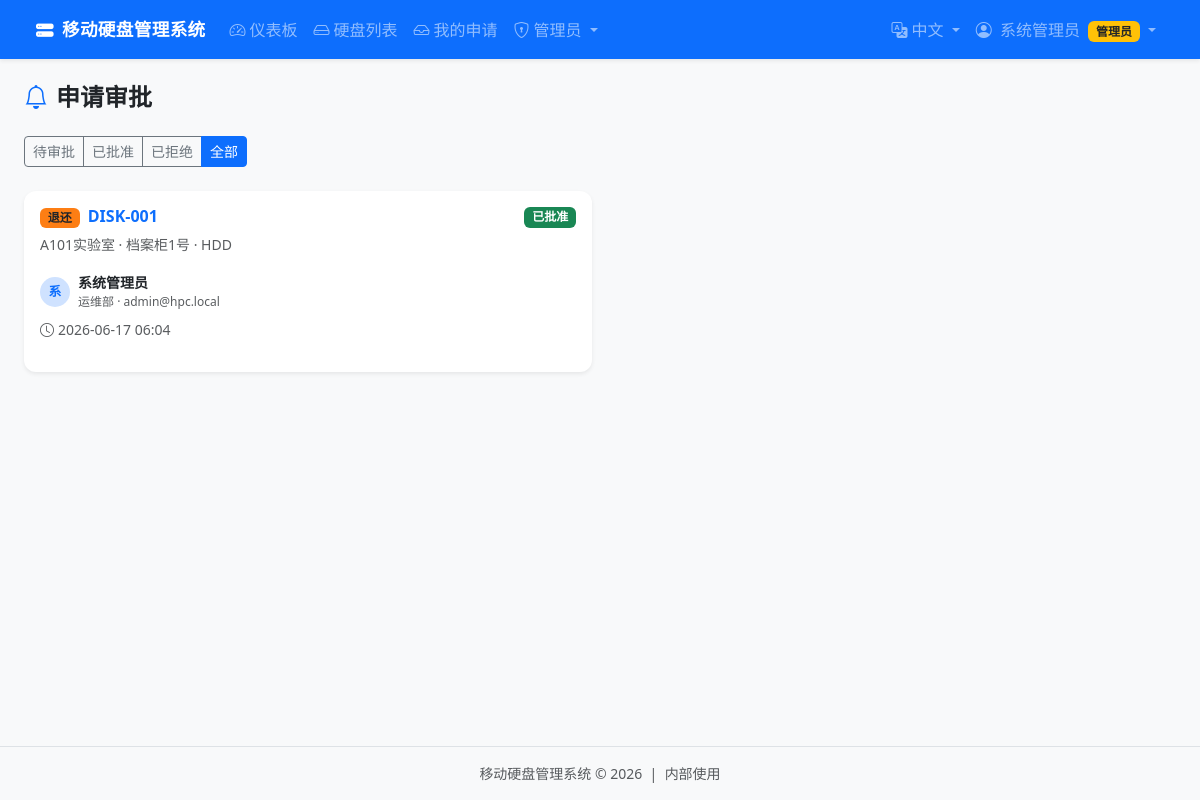
The app's page /admin/requests?status=all (signed in) with its own data.
### app.py (models this page shows, shortened)
class User(db.Model):
    __tablename__ = 'users'
    id            = db.Column(db.Integer, primary_key=True)
    username      = db.Column(db.String(80), unique=True, nullable=False)
    password_hash = db.Column(db.String(256), nullable=False)
    display_name  = db.Column(db.String(120))
    email         = db.Column(db.String(120))
    department    = db.Column(db.String(120))
    role          = db.Column(db.String(20), default='user')   # 'admin' or 'user'
    created_at    = db.Column(db.DateTime, default=datetime.utcnow)
    disks         = db.relationship('Disk', backref='manager', lazy=True,
                                    foreign_keys='Disk.manager_id')
    requests      = db.relationship('DiskRequest', backref='requester', lazy=True,
                                    foreign_keys='DiskRequest.user_id')

class DiskRequest(db.Model):
    __tablename__ = 'disk_requests'
    id           = db.Column(db.Integer, primary_key=True)
    disk_id      = db.Column(db.Integer, db.ForeignKey('disks.id'), nullable=False)
    user_id      = db.Column(db.Integer, db.ForeignKey('users.id'), nullable=False)
    request_type = db.Column(db.String(20), default='manage')     # manage / return
    reason       = db.Column(db.Text)                              # 申请理由
    status       = db.Column(db.String(20), default='pending')    # pending/approved/rejected
    admin_note   = db.Column(db.Text)                             # 管理员备注
    created_at   = db.Column(db.DateTime, default=datetime.utcnow)
    resolved_at  = db.Column(db.DateTime, nullable=True)
    resolved_by  = db.Column(db.Integer, db.ForeignKey('users.id'), nullable=True)

class Disk(db.Model):
    __tablename__ = 'disks'
    id               = db.Column(db.Integer, primary_key=True)
    disk_number      = db.Column(db.String(60), unique=True, nullable=False)  # 编号
    disk_type        = db.Column(db.String(30), default='HDD')                # HDD/SSD/NVMe
    total_space_gb   = db.Column(db.Float, default=0)
    used_space_gb    = db.Column(db.Float, default=0)
    status           = db.Column(db.String(30), default='idle')               # active/idle/faulty/maintenance
    location         = db.Column(db.String(256))                              # 所在地点
    brand            = db.Column(db.String(120))                              # 品牌
    model_name       = db.Column(db.String(120))                              # 型号
    serial_number    = db.Column(db.String(120))                              # S/N 序列号
    part_number      = db.Column(db.String(120))                              # P/N 产品编号
    manager_id       = db.Column(db.Integer, db.ForeignKey('users.id'), nullable=True)
    management_start = db.Column(db.Date, nullable=True)
    notes            = db.Column(db.Text, default='')
    created_at       = db.Column(db.DateTime, default=datetime.utcnow)
    updated_at       = db.Column(db.DateTime, default=datetime.utcnow, onupdate=datetime.utcnow)
    data_entries         = db.relationship('DataEntry', backref='disk', lazy=True,
                                           cascade='all, delete-orphan')
    requests             = db.relationship('DiskRequest', backref='disk', lazy=True,
                                           cascade='all, delete-orphan')
    history              = db.relationship('ManagementHistory', backref='disk', lazy=True,
                                           cascade='all, delete-orphan')
    audit_logs           = db.relationship('AuditLog', backref='disk', lazy=True,
                                           cascade='all, delete-orphan')

### app.py (the view)
@app.route('/admin/requests')
@admin_required
def admin_requests():
    status_filter = request.args.get('status', 'pending')
    query = DiskRequest.query
    if status_filter != 'all':
        query = query.filter_by(status=status_filter)
    reqs = query.order_by(DiskRequest.created_at.desc()).all()
    return render_template('admin/requests.html', requests=reqs, status_filter=status_filter)

### app.py (called while the page is built)
def admin_required(f):
    @wraps(f)
    def decorated(*args, **kwargs):
        if 'user_id' not in session:
            flash(_('flash.login_required'), 'warning')
            return redirect(url_for('login'))
        user = User.query.get(session['user_id'])
        if not user or user.role != 'admin':
            flash(_('flash.admin_required'), 'danger')
            return redirect(url_for('dashboard'))
        return f(*args, **kwargs)
    return decorated

def current_user():
    if 'user_id' in session:
        return User.query.get(session['user_id'])
    return None

def pending_count():
    return DiskRequest.query.filter_by(status='pending').count()

@app.context_processor
def inject_i18n():
    return {
        'lang': get_locale(),
        'IMPORTANCE_LABELS': importance_labels(),
        'BACKUP_LABELS': backup_labels(),
    }

@app.context_processor
def inject_now():
    return {'now': datetime.utcnow()}

### i18n.py (called while the page is built)
def get_locale():
    lang = session.get('lang', DEFAULT_LANGUAGE)
    return lang if lang in SUPPORTED_LANGUAGES else DEFAULT_LANGUAGE

def _(key, **kwargs):
    lang = get_locale()
    text = MESSAGES.get(lang, {}).get(key) or MESSAGES.get(DEFAULT_LANGUAGE, {}).get(key) or key
    if kwargs:
        try:
            return text.format(**kwargs)
        except (KeyError, ValueError):
            return text
    return text

def importance_labels():
    return {k: _(f'importance.{k}') for k in ('critical', 'important', 'normal', 'temp')}

def backup_labels():
    return {k: _(f'backup.{k}') for k in ('backed_up', 'not_backed', 'unknown')}

### templates/admin/requests.html (shortened to what this page needs)
{% extends 'base.html' %}
{% block content %}
<h4 class="fw-bold mb-4">
  <i class="bi bi-bell me-2 text-primary"></i>{{ _('page.admin.requests.title') }}
</h4>
<div class="btn-group mb-4" role="group">
  {% for val, label in [
    ('pending', _('request_status.pending')),
    ('approved', _('request_status.approved')),
    ('rejected', _('request_status.rejected')),
    ('all', _('common.all'))
  ] %}
  <a href="{{ url_for('admin_requests', status=val) }}"
     class="btn btn-{{ 'primary' if status_filter==val else 'outline-secondary' }} btn-sm">
    {{ label }}
  </a>
  {% endfor %}
</div>
{% if requests %}
<div class="row g-3">
  {% for req in requests %}
  <div class="col-12 col-lg-6">
    <div class="card border-0 shadow-sm h-100
      {{ 'border-start border-4 border-warning' if req.status=='pending' else '' }}">
      <div class="card-body">
        <div class="d-flex justify-content-between align-items-start mb-3">
          <div>
            <h6 class="fw-bold mb-1">
              {% if req.request_type == 'return' %}
                <span class="badge bg-orange text-dark me-1" style="background-color:#fd7e14">{{ _('request_type.return_short') }}</span>
              {% else %}
                <span class="badge bg-primary-subtle text-primary me-1">{{ _('request_type.manage') }}</span>
              {% endif %}
              <a href="{{ url_for('disk_detail', disk_id=req.disk_id) }}" class="text-decoration-none">
                {{ req.disk.disk_number }}
              </a>
            </h6>
            <small class="text-muted">
              {{ req.disk.location or '' }}
              {% if req.disk.location and req.disk.disk_type %} · {% endif %}
              {{ req.disk.disk_type }}
            </small>
          </div>
          {% if req.status == 'pending' %}
            <span class="badge bg-warning text-dark">{{ _('request_status.pending') }}</span>
          {% elif req.status == 'approved' %}
            <span class="badge bg-success">{{ _('request_status.approved') }}</span>
          {% else %}
            <span class="badge bg-danger">{{ _('request_status.rejected') }}</span>
          {% endif %}
        </div>
        <div class="d-flex align-items-center gap-2 mb-2">
          <div class="avatar-circle bg-primary-subtle text-primary fw-bold small">
            {{ (req.requester.display_name or req.requester.username)[0] | upper }}
          </div>
          <div>
            <div class="fw-semibold small">{{ req.requester.display_name or req.requester.username }}</div>
            <div class="text-muted" style="font-size:0.75rem">
              {{ req.requester.department or '' }}
              {% if req.requester.email %} · {{ req.requester.email }}{% endif %}
            </div>
          </div>
        </div>
        <div class="small text-muted mb-3">
          <i class="bi bi-clock me-1"></i>{{ req.created_at.strftime('%Y-%m-%d %H:%M') }}
        </div>
      </div>
    </div>
  </div>
  {% endfor %}
</div>
{% else %}
<div class="text-center py-5 text-muted">
  <i class="bi bi-inbox fs-1 d-block mb-3"></i>
  <h5>{{ _('page.admin.requests.empty_pending') if status_filter == 'pending' else _('page.admin.requests.empty') }}</h5>
</div>
{% endif %}
{% endblock %}

### templates/base.html (shortened to what this page needs)
<!DOCTYPE html>
<html lang="{{ 'en' if lang == 'en' else 'zh-CN' }}">
<head>
  <link rel="stylesheet" href="https://cdn.jsdelivr.net/npm/bootstrap@5.3.2/dist/css/bootstrap.min.css">
  <link rel="stylesheet" href="https://cdn.jsdelivr.net/npm/bootstrap-icons@1.11.3/font/bootstrap-icons.min.css">
  <link rel="stylesheet" href="{{ url_for('static', filename='css/style.css') }}">
</head>
<body class="bg-body-tertiary">
{% if current_user() %}
<nav class="navbar navbar-expand-lg navbar-dark bg-primary shadow-sm">
  <div class="container-fluid">
    <a class="navbar-brand fw-bold" href="{{ url_for('dashboard') }}">
      <i class="bi bi-hdd-stack-fill me-2"></i>{{ _('app.name') }}
    </a>
    <div class="collapse navbar-collapse" id="navContent">
      <ul class="navbar-nav me-auto">
        <li class="nav-item">
          <a class="nav-link {% if request.endpoint == 'dashboard' %}active{% endif %}"
             href="{{ url_for('dashboard') }}">
            <i class="bi bi-speedometer2 me-1"></i>{{ _('nav.dashboard') }}
          </a>
        </li>
        <li class="nav-item">
          <a class="nav-link {% if request.endpoint in ['disks','disk_detail'] %}active{% endif %}"
             href="{{ url_for('disks') }}">
            <i class="bi bi-hdd me-1"></i>{{ _('nav.disks') }}
          </a>
        </li>
        <li class="nav-item">
          <a class="nav-link {% if request.endpoint == 'my_requests' %}active{% endif %}"
             href="{{ url_for('my_requests') }}">
            <i class="bi bi-inbox me-1"></i>{{ _('nav.my_requests') }}
          </a>
        </li>
        {% if session.get('role') == 'admin' %}
        <li class="nav-item dropdown">
          <a class="nav-link dropdown-toggle" href="#" role="button" data-bs-toggle="dropdown">
            <i class="bi bi-shield-lock me-1"></i>{{ _('nav.admin') }}
          </a>
                {% set pc = pending_count() %}
        </li>
        {% endif %}
      </ul>
      <ul class="navbar-nav">
        <li class="nav-item dropdown">
          <a class="nav-link dropdown-toggle" href="#" role="button" data-bs-toggle="dropdown">
            <i class="bi bi-translate me-1"></i>{{ _('lang.zh') if lang == 'zh' else _('lang.en') }}
          </a>
        </li>
        <li class="nav-item dropdown">
          <a class="nav-link dropdown-toggle" href="#" role="button" data-bs-toggle="dropdown">
            <i class="bi bi-person-circle me-1"></i>
            {{ current_user().display_name or current_user().username }}
            {% if session.get('role') == 'admin' %}
              <span class="badge bg-warning text-dark ms-1">{{ _('role.admin') }}</span>
            {% endif %}
          </a>
        </li>
      </ul>
    </div>
  </div>
</nav>
{% endif %}
<main class="container-fluid py-4 px-4">
  {% block content %}{% endblock %}
</main>
<footer class="text-center text-muted py-3 small border-top mt-4">
  {{ _('app.name') }} &copy; {{ now.year }} &nbsp;|&nbsp; {{ _('app.footer') }}
</footer>
</body>
</html>

### static/css/style.css (style rules this page uses)
body { font-family: "PingFang SC", "Microsoft YaHei", "Segoe UI", sans-serif; min-height: 100vh; display: flex; flex-direction: column; }
main.container-fluid { flex: 1; }
.navbar { padding: 0.6rem 1.5rem; }
.navbar-brand { font-size: 1.1rem; letter-spacing: 0.02em; }
.avatar-circle { width: 40px; height: 40px; border-radius: 50%; display: flex; align-items: center; justify-content: center; font-size: 1rem; flex-shrink: 0; }
.avatar-circle.small { width: 30px; height: 30px; font-size: 0.8rem; }
.card { border-radius: 0.75rem !important; }
a { color: #0d6efd; }

### records on screen
User: display_name "系统管理员", display_name "系"
DiskRequest: disk.disk_number "DISK-001", disk "A101实验室 · 档案柜1号", disk.disk_type "HDD", requester "系统管理员", requester "运维部", requester.email "admin@hpc.local", created_at "2026-06-17 06:04"

### other values on screen
{{ label }} "待审批" "已批准" "已拒绝" "全部"
